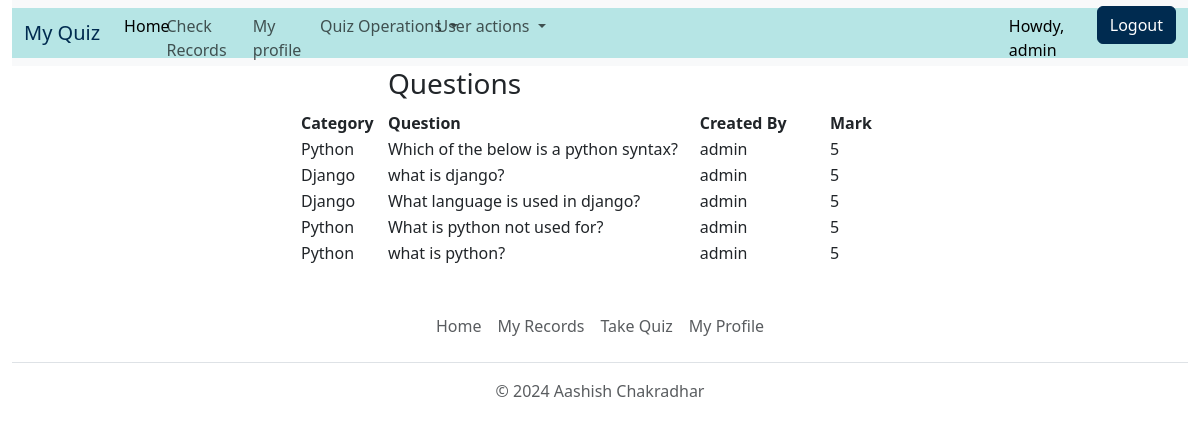
The app's page /view-question (signed in), older data.
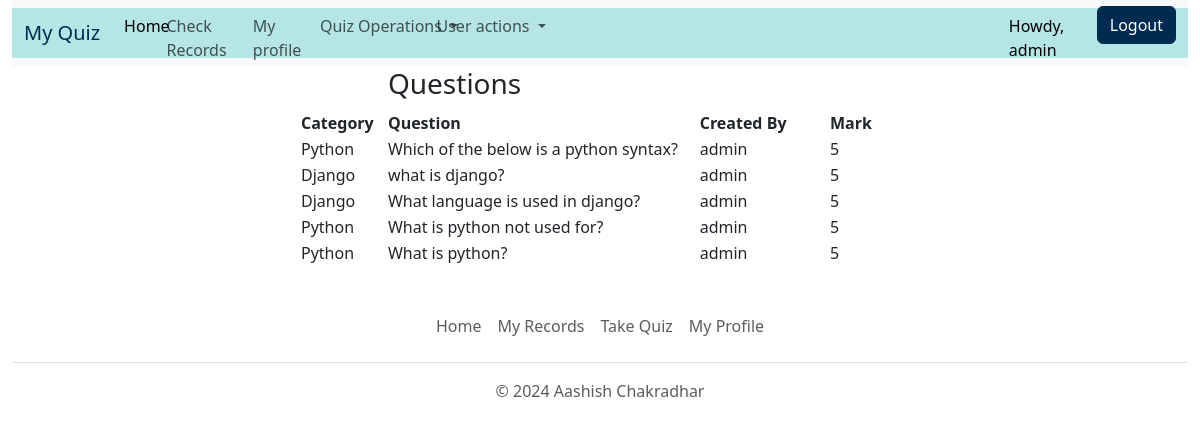
The same page, newer data.
### quiz/models.py (models this page shows, shortened)
class BaseModel(models.Model):
    uid=models.UUIDField(primary_key=True,default=uuid.uuid4,editable=False)
    created_at=models.DateField(auto_now_add=True)
    updated_at=models.DateField(auto_now=True)
    class Meta:
        abstract=True

class Question(BaseModel):
    category = models.ForeignKey(Category, related_name='category', on_delete=models.CASCADE)
    user= models.ForeignKey(User, on_delete=models.CASCADE)
    question=models.CharField(max_length=100)
    marks=models.IntegerField(default=5)

class Category(BaseModel):
    category_name = models.CharField(max_length=15, default='Uncatogarized')
    user= models.ForeignKey(User, on_delete=models.CASCADE)
    def __str__(self):
        return self.category_name

### quiz/views.py (the view)
# urls.py: path('view-question',views.view_question,name='view_question'),
def view_question(request):
    if request.user.is_anonymous:
        return redirect("/login")
    else:
        if (request.user.is_superuser or request.user.is_staff):
            try:
                all_question = Question.objects.all()
                context = {'questions': all_question}
                return render(request, 'question_view.html', context)
            except Exception as e:
                messages.error(request, str(e))
            return render(request, 'index.html')
        else:
            messages.error(request, "View Fail: User is not a superuser")
            return render(request,"permission.html")

### templates/question_view.html (shortened to what this page needs)
{% extends "base.html" %}
{% block body %}
    <div style="width:50%; text-align: left; margin-left:25%;">
        <table>
            <tr>
                <th></th>
                <th>
                    <h3>Questions</h3>
                </th>
                <th></th>
            </tr>
            <tr>
                <th style="width:100px">
                    Category
                </th>
                <th style="width:500px">
                    Question
                </th>
                <th style="width:200px">
                    Created By
                </th>
                <th style="width:100px">
                    Mark
                </th>
            </tr>
            {% for question in questions %}
                <tr>
                    <td>
                        {{question.category}}
                    </td>
                    <td>
                        {{question.question}}
                    </td>
                    <td>
                        {{question.user}}
                    </td>
                    <td>
                        {{question.marks}}
                    </td>
                </tr>
            {% endfor %}
        </table>
    </div>
{% endblock body %}

Row changes from the older to the newer data that the page shows:
changed Question: question "what is python?" → "What is python?"
